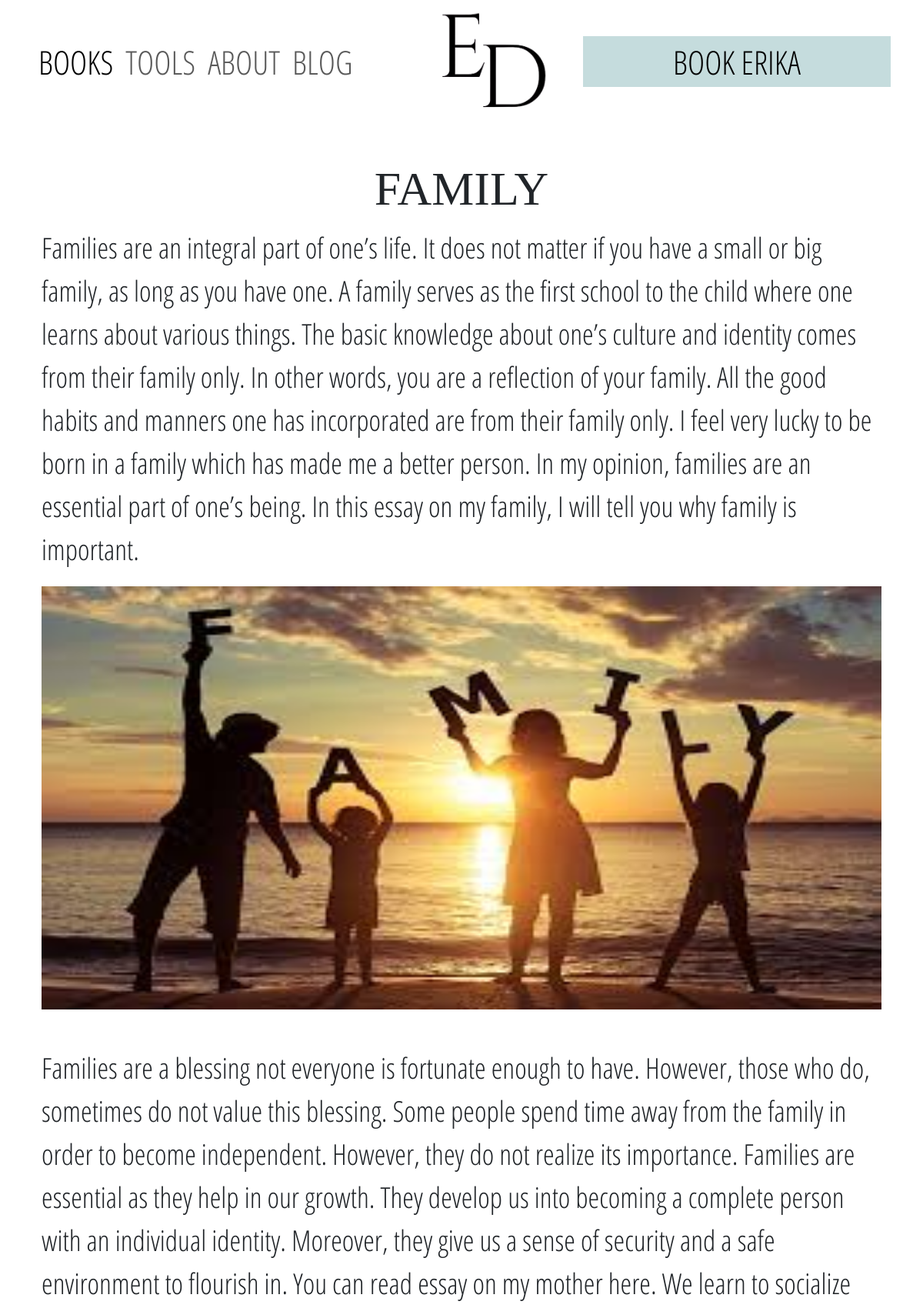
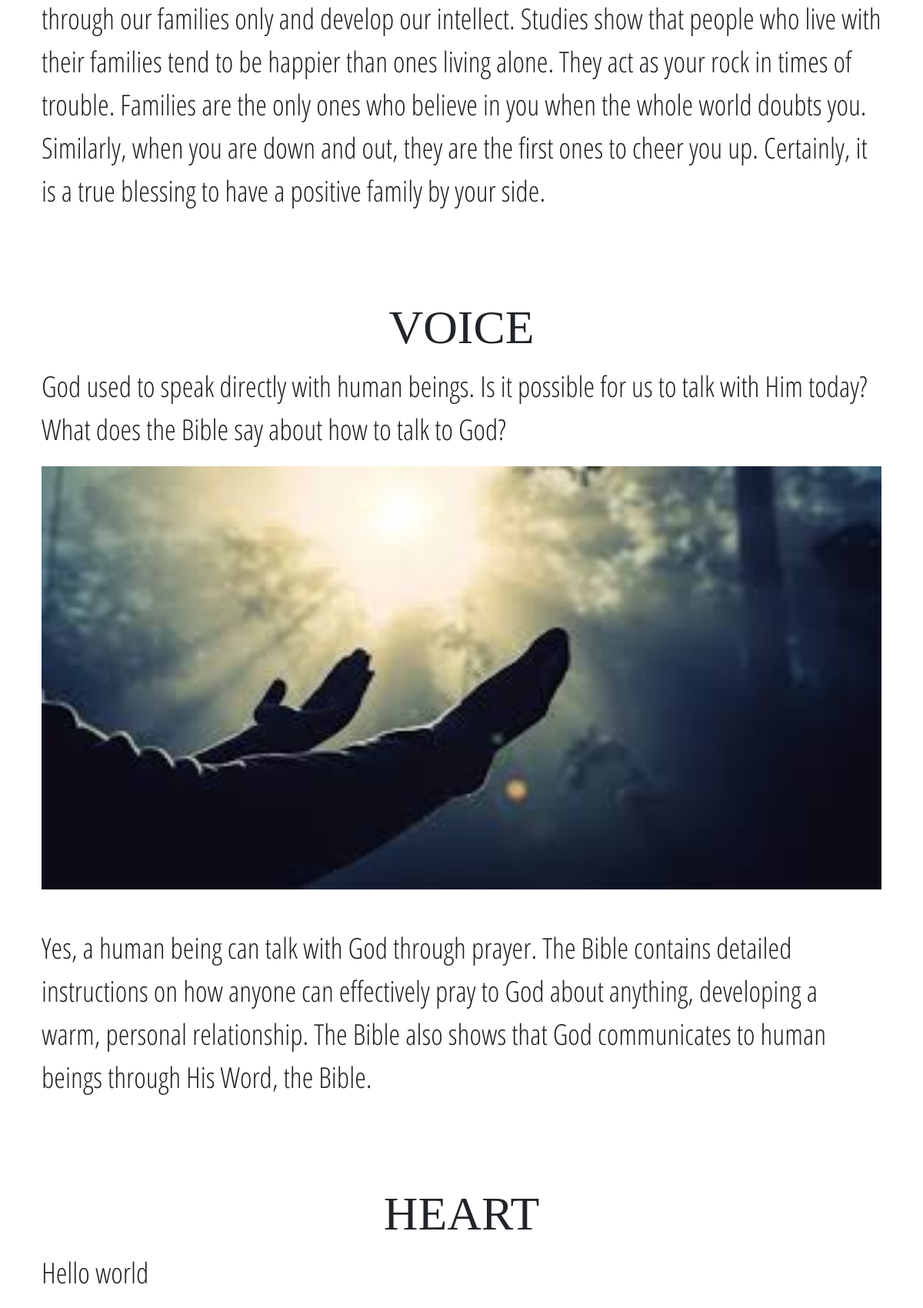
Screenshot of /blog/ (upper part) with the database file from the repository (2 pictures, top to bottom).
### ErikaApp/models.py (models this page shows, shortened)
class Blog(models.Model):
    blog_title = models.CharField(max_length=100)
    blog_intro = models.TextField()
    blog_body =models.TextField()
    image = models.ImageField(upload_to="Blog_media")

### ErikaApp/views.py (the view)
# urls.py: 2. Add a URL to urlpatterns:  path('blog/', include('blog.urls'))
def blog(request):
    blogs = Blog.objects.all()
    paginator = Paginator(blogs, 4)
    page_number = request.GET.get('page')
    pg_blogs = paginator.get_page(page_number)
    blog_content  = Blog.objects.all()
    get_blog_content = Paginator(blog_content,4)
    page_number =request.GET.get('page')
    obj_blog = get_blog_content.get_page(page_number)
    context = {
        'blogs': blogs,
        'pg_blogs': pg_blogs,
        'blog_content':obj_blog
    }
    return render(request, 'main/blog.html',context)

### ErikaApp/templates/main/blog.html (shortened to what this page needs)
{% extends 'main/base.html' %}
{% load static %}
{% block link %}
<link rel="stylesheet" href="{% static 'css/blog.css' %}">
<link rel="stylesheet" href="{% static 'css/index.css' %}">
{% endblock link %}
{% block content %}
<div class="blog-body">
  <div class="container-fluid">
    <div class="container">
        <div class="wrapper">
            <div class='container' >
               {% for i in pg_blogs reversed %}
                <div class="blog-body py-5">
                    <h6 class ='title-font' > {{i.blog_title | upper }} </h6>
                    <div class="paragraph">
                       <div class="intro">
                        <p class="blog-introduction blog-blog py-1 " > {{i.blog_intro}} </p>
                       </div>
                        <div class="img-content-blog mb-5">
                            <img class="content-img" src="{{i.image.url}}" alt="">
                        </div>
                        <div class="blog-body-text blog-blog">
                            <p> {{i.blog_body}} <p id="reload"></p></p>
                        </div>
                    </div>
                </div>
                {% endfor %}
            </div>
        </div>
    </div>
</div>
</div>
{% endblock content %}

### ErikaApp/static/css/base.css (style rules this page uses)
body { font-family:'Open Sans Condensed'; }

### ErikaApp/static/css/blog.css (style rules this page uses)
.blog-blog { font-size: 28pt !important; }
.title-font { font-family: "Cinzel"; text-align: center; font-size: 46.4pt; }
.blog-body { font-size: 28pt; font-family: Open Sans Condensed; }
.img-content-blog { width: 100%; height: 100%; }
.img-content-blog .content-img { width: 100% !important; height: 550px !important; }

### rows the page displays
Blog: blog_title "FAMILY", blog_intro "Families are an integral part of one’s life. It does not matter if you have a small or big family, as long as you have one. A family serves as the first school to the child where one learns about various things. The basic knowledge about one’s culture and identity comes from their family only. In other words, you are a reflection of your family. All the good habits and manners one has incorporated are from their family only. I feel very lucky to be born in a family which has made me a better person. In my opinion, families are an essential part of one’s being. In this essay on my family, I will tell you why family is important.", image (picture), blog_body "Families are a blessing not everyone is fortunate enough to have. However, those who do, sometimes do not value this blessing. Some people spend time away from the family in order to become independent. However, they do not realize its importance. Families are essential as they help in our growth. They develop us into becoming a complete person with an individual identity. Moreover, they give us a sense of security and a safe environment to flourish in. You can read essay on my mother here. We learn to socialize through our families only and develop our intellect. Studies show that people who live with their families tend to be happier than ones living alone. They act as your rock in times…"
Blog: blog_title "VOICE", blog_intro "God used to speak directly with human beings. Is it possible for us to talk with Him today? What does the Bible say about how to talk to God?", image (picture), blog_body "Yes, a human being can talk with God through prayer. The Bible contains detailed instructions on how anyone can effectively pray to God about anything, developing a warm, personal relationship. The Bible also shows that God communicates to human beings through His Word, the Bible."
Blog: blog_title "HEART", blog_intro "Hello world"
